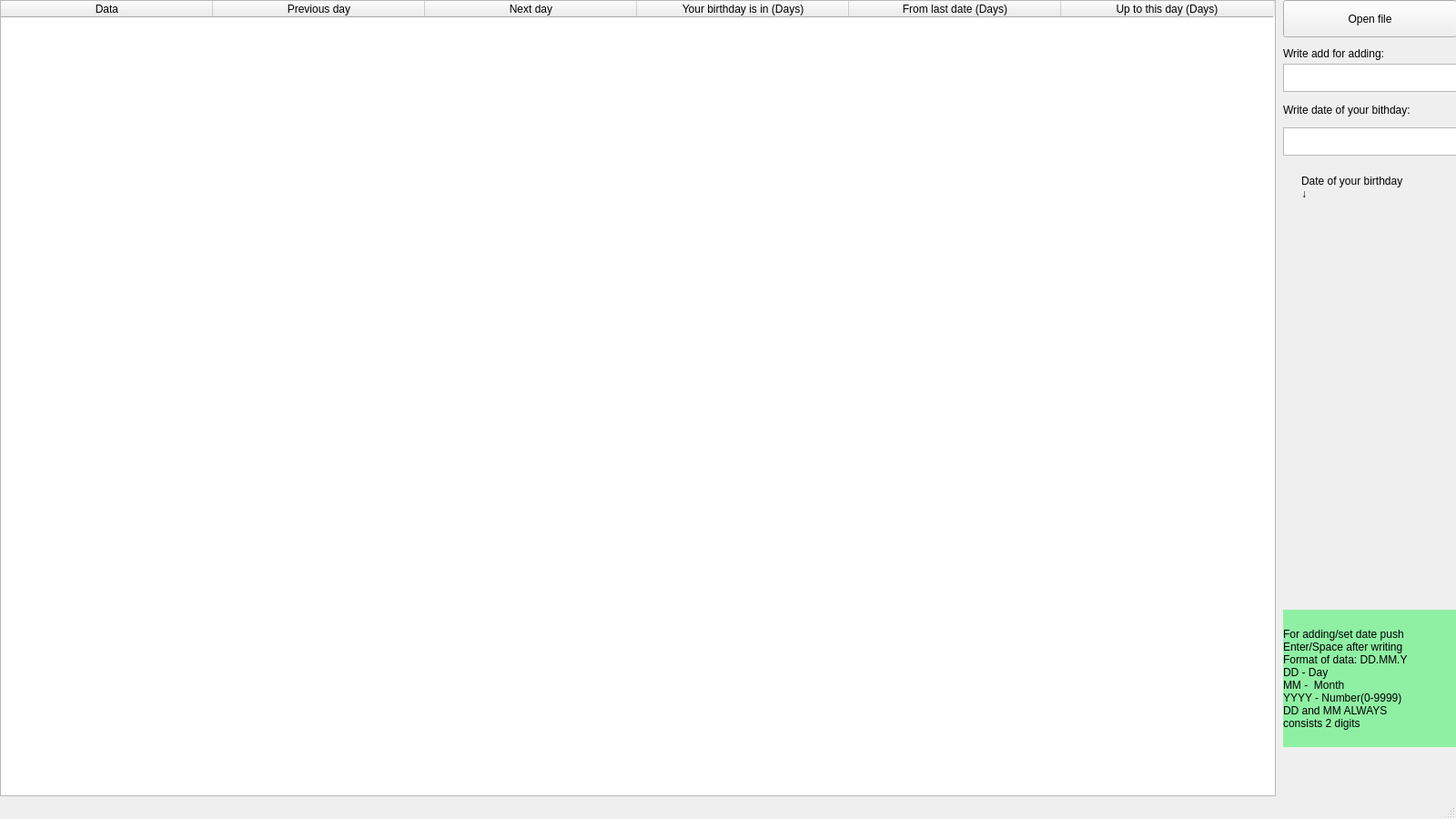
<?xml version="1.0" encoding="UTF-8"?>
<ui version="4.0">
 <class>MainWindow</class>
 <widget class="QMainWindow" name="MainWindow">
  <property name="geometry">
   <rect>
    <x>0</x>
    <y>0</y>
    <width>1600</width>
    <height>900</height>
   </rect>
  </property>
  <property name="minimumSize">
   <size>
    <width>1600</width>
    <height>900</height>
   </size>
  </property>
  <property name="maximumSize">
   <size>
    <width>1600</width>
    <height>900</height>
   </size>
  </property>
  <property name="windowTitle">
   <string>MainWindow</string>
  </property>
  <widget class="QWidget" name="centralwidget">
   <widget class="QPushButton" name="OpenFileButton">
    <property name="geometry">
     <rect>
      <x>1410</x>
      <y>0</y>
      <width>191</width>
      <height>41</height>
     </rect>
    </property>
    <property name="text">
     <string>Open file</string>
    </property>
   </widget>
   <widget class="QTableWidget" name="Table">
    <property name="geometry">
     <rect>
      <x>0</x>
      <y>0</y>
      <width>1402</width>
      <height>875</height>
     </rect>
    </property>
    <property name="sizePolicy">
     <sizepolicy hsizetype="Maximum" vsizetype="Maximum">
      <horstretch>0</horstretch>
      <verstretch>0</verstretch>
     </sizepolicy>
    </property>
    <property name="minimumSize">
     <size>
      <width>1402</width>
      <height>875</height>
     </size>
    </property>
    <property name="maximumSize">
     <size>
      <width>1402</width>
      <height>875</height>
     </size>
    </property>
    <attribute name="horizontalHeaderCascadingSectionResizes">
     <bool>false</bool>
    </attribute>
    <attribute name="horizontalHeaderMinimumSectionSize">
     <number>233</number>
    </attribute>
    <attribute name="horizontalHeaderDefaultSectionSize">
     <number>233</number>
    </attribute>
    <attribute name="verticalHeaderShowSortIndicator" stdset="0">
     <bool>true</bool>
    </attribute>
    <column>
     <property name="text">
      <string>Data</string>
     </property>
    </column>
    <column>
     <property name="text">
      <string>Previous day</string>
     </property>
    </column>
    <column>
     <property name="text">
      <string>Next day</string>
     </property>
    </column>
    <column>
     <property name="text">
      <string>Your birthday is in (Days)</string>
     </property>
    </column>
    <column>
     <property name="text">
      <string>From last date (Days)</string>
     </property>
    </column>
    <column>
     <property name="text">
      <string>Up to this day (Days)</string>
     </property>
    </column>
   </widget>
   <widget class="QTextEdit" name="DateOfBirthday">
    <property name="geometry">
     <rect>
      <x>1410</x>
      <y>140</y>
      <width>191</width>
      <height>31</height>
     </rect>
    </property>
    <property name="minimumSize">
     <size>
      <width>0</width>
      <height>21</height>
     </size>
    </property>
    <property name="documentTitle">
     <string/>
    </property>
   </widget>
   <widget class="QLabel" name="Writedate">
    <property name="geometry">
     <rect>
      <x>1410</x>
      <y>110</y>
      <width>191</width>
      <height>21</height>
     </rect>
    </property>
    <property name="text">
     <string>Write date of your bithday:</string>
    </property>
   </widget>
   <widget class="QLabel" name="label">
    <property name="geometry">
     <rect>
      <x>1430</x>
      <y>180</y>
      <width>151</width>
      <height>51</height>
     </rect>
    </property>
    <property name="text">
     <string>Date of your birthday
↓</string>
    </property>
   </widget>
   <widget class="QLabel" name="birth">
    <property name="geometry">
     <rect>
      <x>1410</x>
      <y>230</y>
      <width>181</width>
      <height>31</height>
     </rect>
    </property>
    <property name="text">
     <string/>
    </property>
   </widget>
   <widget class="QLabel" name="Today">
    <property name="geometry">
     <rect>
      <x>1400</x>
      <y>840</y>
      <width>201</width>
      <height>17</height>
     </rect>
    </property>
    <property name="text">
     <string/>
    </property>
    <property name="alignment">
     <set>Qt::AlignCenter</set>
    </property>
   </widget>
   <widget class="QTextEdit" name="Add">
    <property name="geometry">
     <rect>
      <x>1410</x>
      <y>70</y>
      <width>191</width>
      <height>31</height>
     </rect>
    </property>
   </widget>
   <widget class="QLabel" name="label_2">
    <property name="geometry">
     <rect>
      <x>1410</x>
      <y>50</y>
      <width>191</width>
      <height>17</height>
     </rect>
    </property>
    <property name="text">
     <string>Write add for adding:</string>
    </property>
   </widget>
   <widget class="QLabel" name="label_3">
    <property name="geometry">
     <rect>
      <x>1410</x>
      <y>670</y>
      <width>191</width>
      <height>151</height>
     </rect>
    </property>
    <property name="styleSheet">
     <string notr="true">background-color:rgb(143, 240, 164);
color:rgb(0,0,0);</string>
    </property>
    <property name="text">
     <string>For adding/set date push
Enter/Space after writing
Format of data: DD.MM.Y
DD - Day
MM -  Month
YYYY - Number(0-9999)
DD and MM ALWAYS
consists 2 digits </string>
    </property>
   </widget>
  </widget>
  <widget class="QMenuBar" name="menubar">
   <property name="geometry">
    <rect>
     <x>0</x>
     <y>0</y>
     <width>1600</width>
     <height>22</height>
    </rect>
   </property>
  </widget>
  <widget class="QStatusBar" name="statusbar"/>
 </widget>
 <resources/>
 <connections/>
</ui>
